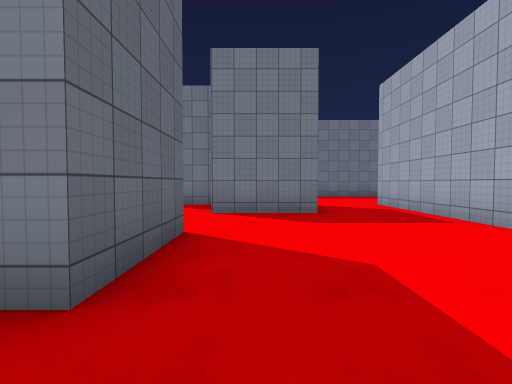
[1] (above)

24 first-person views from a walk through a 3-D level made in the Unity game engine. The camera is 1.4 m above the floor, tilts 2° down and sees 85° across. The floor is counted in squares, 2 m on a side. Each view is taken from the middle of a square. On the plan, view 1 faces up. The plan holds only what a view shows up to about 9 squares ahead; the rest is blank. The place goes on beyond the plan. The player is left out. Surface patterns are stand-ins for the level's own textures.

[2]
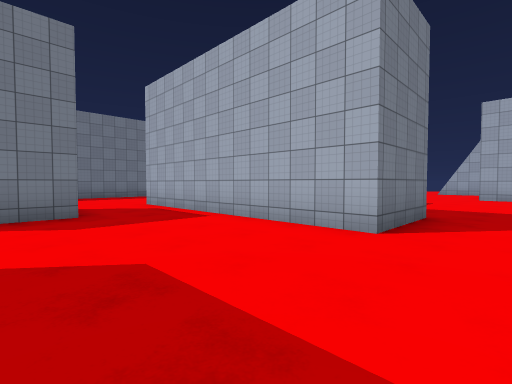

[3]
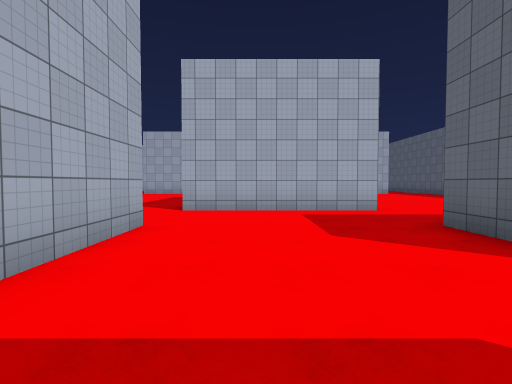

[4]
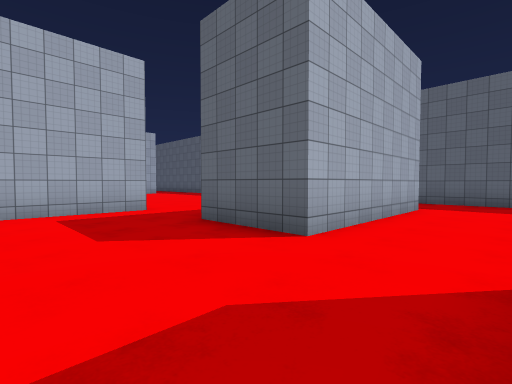

[5]
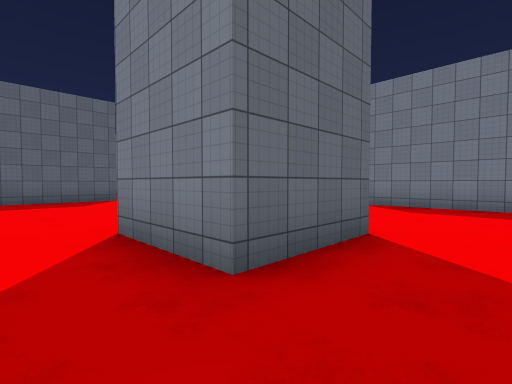

[6]
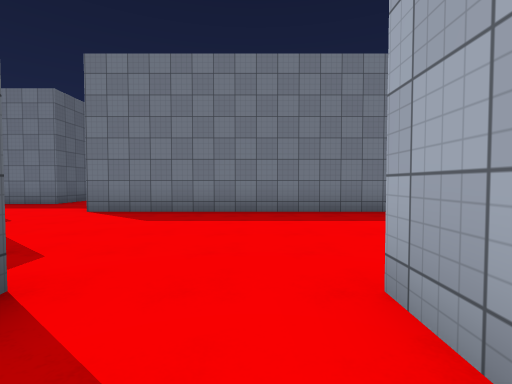

[7]
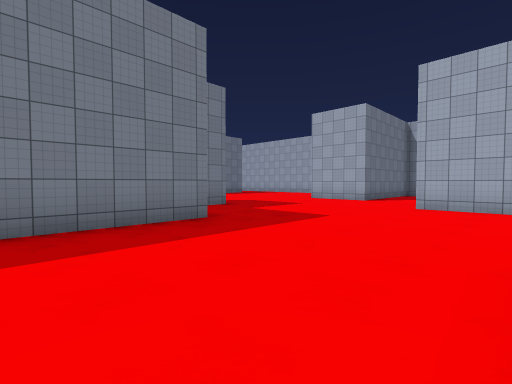

[8]
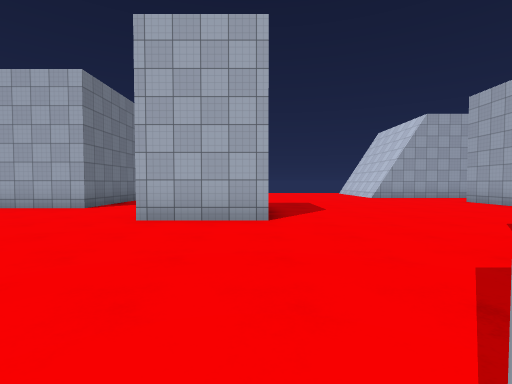

[9]
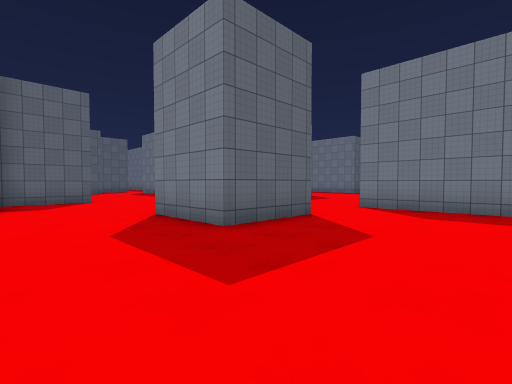

[10]
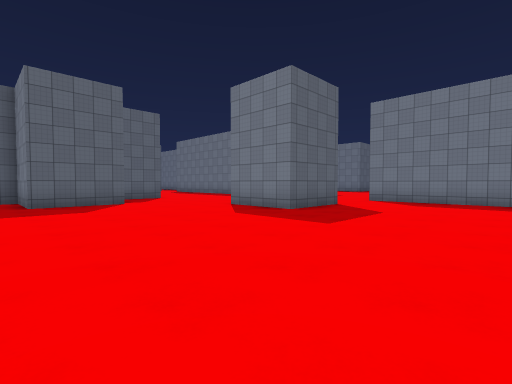

[11]
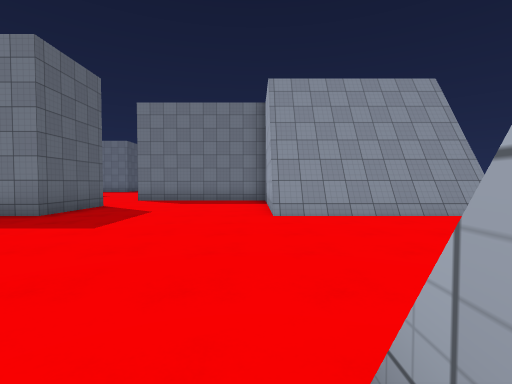

[12]
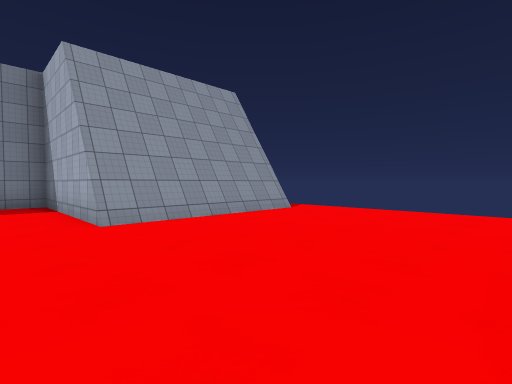

[13]
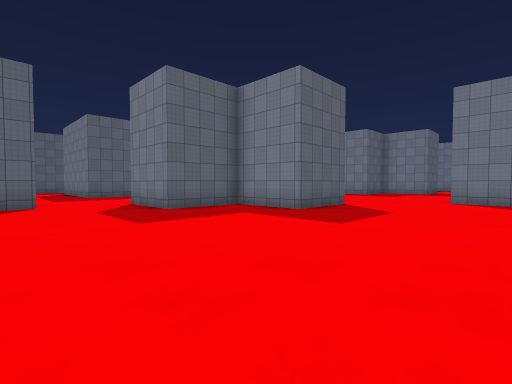

[14]
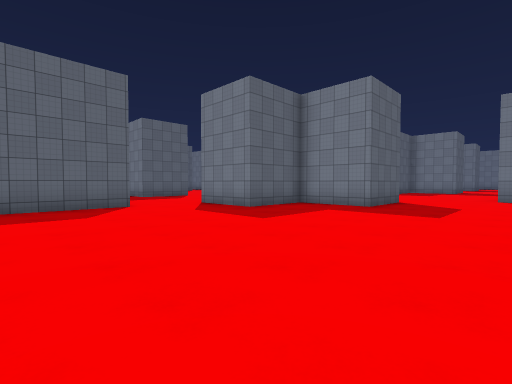

[15]
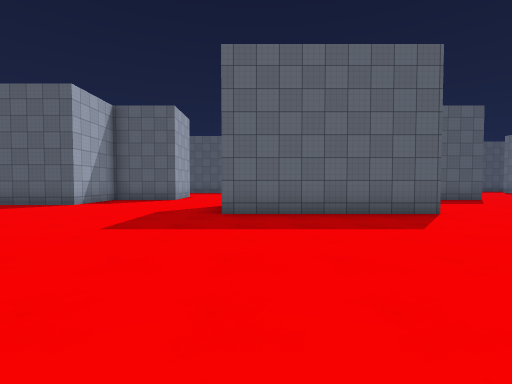

[16]
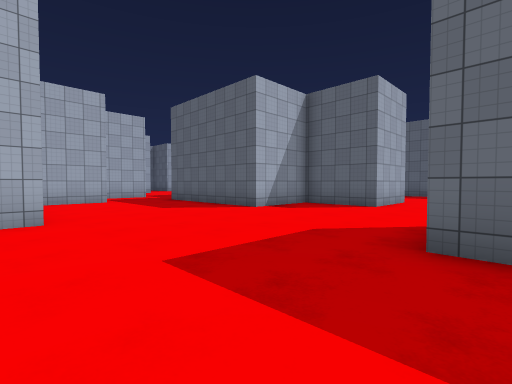

[17]
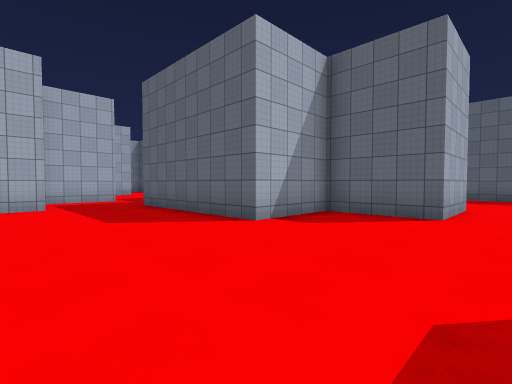

[18]
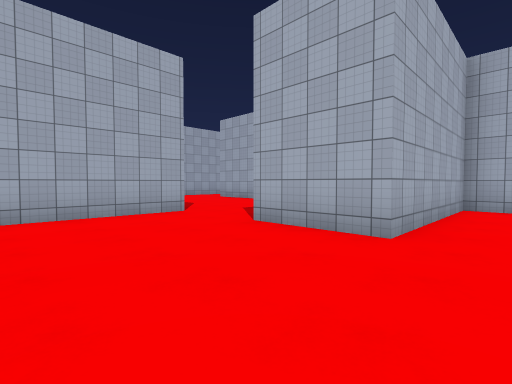

[19]
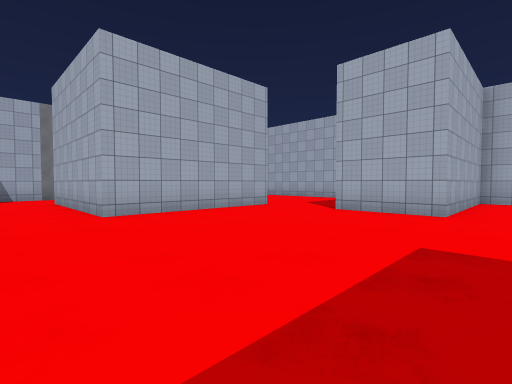

[20]
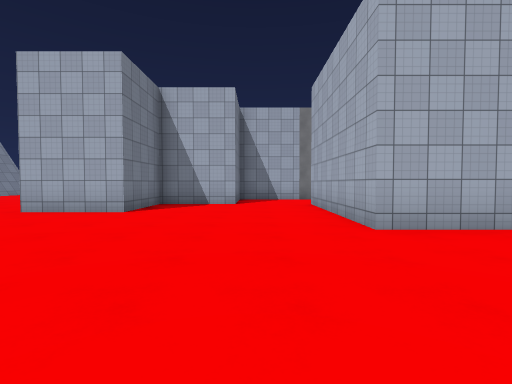

[21]
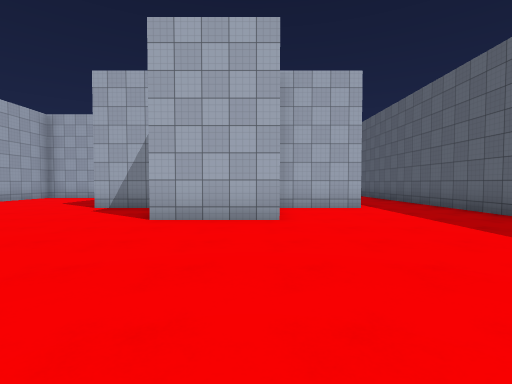

[22]
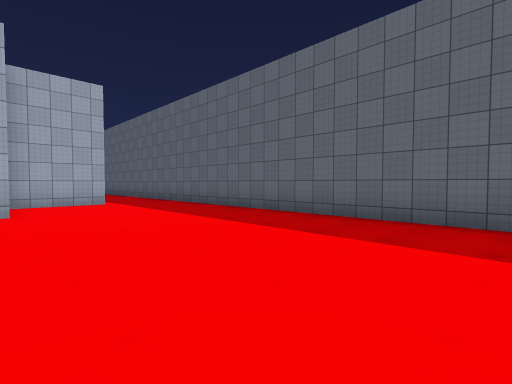

[23]
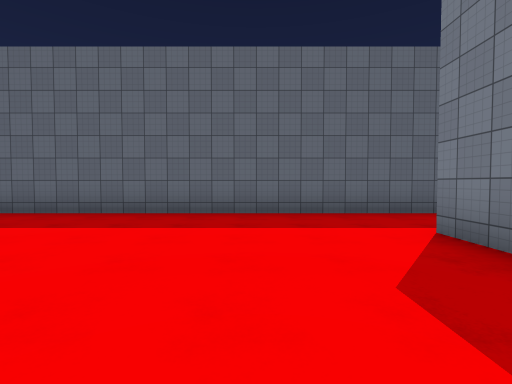

[24]
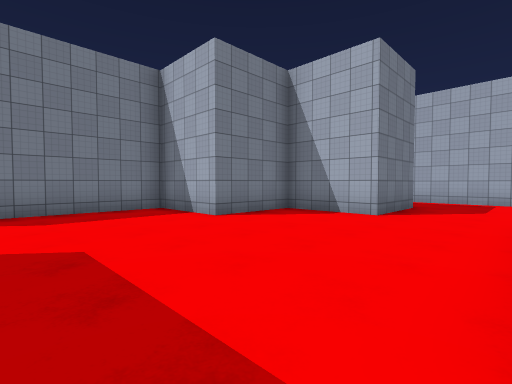

### Floor plan
Points are (right, up) in squares from view 1. A wall is a line through its corners. A room is listed if a view was taken in it or the views show most of it. See-through windows are left out.
Room 1 (views 1, 2, 3, 4, 5)
walls: (-1, 3.9) (-1, 1.5); (3.8, 1.5) (3.8, 6.4); (1.4, 6.3) (-1, 6.3); (-1.1, -0.9) (2.6, -0.9)
ways out: opening at (-1, 0.5) to room 2; opening at (-1, 5.5) to room 2; opening at (2.5, 7.5) to room 2; opening at (3.5, 0.5) to room 2
Room 2 (views 6, 7, 8, 9, 10, 11, 12, 13, 14, 15, 16, 17, 18, 19, 20, 21, 22, 23, 24)
walls: (2.6, -0.9) (3.8, -0.9) (3.8, -5.9); (3.8, 6.4) (3.8, 8.9); (8.7, 6.4) (8.7, 3.9) (6.3, 3.9) (6.3, 1.5) (3.8, 1.5); (-1, 1.5) (-1.5, 1.5); (6.3, 8) (6.3, 6.4); (14.1, 1.5) (15, 1.5); (-1, 6.3) (-1, 8.8) (-3.4, 8.8) (-3.4, 11.2) (-6.8, 11.2); (1.4, 8.9) (1.4, 6.3); (15.9, -3.4) (15.9, -0.9) (13.5, -0.9) (13.5, 1.5); (11.1, -9.4) (11.1, -5.8) (16, -5.8); (-4.6, 1.5) (-5.9, 1.5); (-5.9, 3.9) (-1, 3.9); (-3.5, -8.2) (-1, -8.2) (-1, -10.6) (1.4, -10.6) (1.4, -15.5); (13.5, 11.2) (13.5, 8.8) (11.1, 8.8) (11.1, 11.2); (6.2, 13.6) (-1.1, 13.6); (3.8, -15.4) (6.2, -15.4) (6.2, -10.6) (8.8, -10.6); (-8.3, 6.5) (-8.3, -12); (-5.9, -10.6) (-3.5, -10.6); (23.2, 9) (18.4, 9); (23.2, 9.3) (18.4, 9.3) (18.4, 13.6) (13.5, 13.6) (13.5, 14.5)
low walls: (23.2, 8.8) (18.4, 8.8)
ways out: opening at (-1, 0.5) to room 1; opening at (-1, 5.5) to room 1; opening at (2.5, 7.5) to room 1; opening at (3.5, 0.5) to room 1; opening at (9.5, -10.5); opening at (16, -4.5)

Where each view was taken, in squares from view 1:
view 1: 0 up, 0 right, facing up
view 2: 0 up, 0 right, facing up-right
view 3: 6 up, 2 right, facing down
view 4: 6 up, 2 right, facing down-left
view 5: 5 up, 3 right, facing up-left
view 6: 7 up, 3 right, facing up
view 7: 9 up, 3 right, facing up-right
view 8: 9 up, 6 right, facing right
view 9: 6 up, 17 right, facing up-left
view 10: 3 up, 18 right, facing up-left
view 11: 3 up, 18 right, facing up
view 12: 4 up, 17 right, facing up-right
view 13: 2 down, 13 right, facing up-left
view 14: 4 down, 12 right, facing up-left
view 15: 5 down, 10 right, facing left
view 16: 5 down, 7 right, facing down-left
view 17: 7 down, 5 right, facing down-left
view 18: 7 down, 5 right, facing down-right
view 19: 4 down, 5 right, facing down-right
view 20: 4 down, 7 right, facing right
view 21: 3 down, 3 left, facing down
view 22: 1 down, 3 left, facing down-left
view 23: 1 down, 2 left, facing left
view 24: 4 up, 7 left, facing up-right
